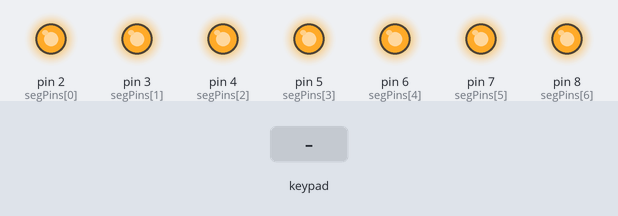
A sketch run on a simulated Arduino Uno, built with avr-gcc and run on an emulated ATmega328P. Parts: output pins drawn as LEDs (lit = HIGH). Dashed ring = blinking. The inputs (shaded band) are chosen by the test bench.

Above: at 1.2 s.
1.3 s: key '*' pressed
At 1.4 s:
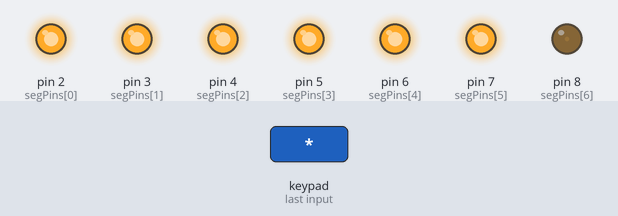
3.0 s: keypad keys 9 1 0 1 1 1 2 pressed 0.4 s apart
At 4.07 s:
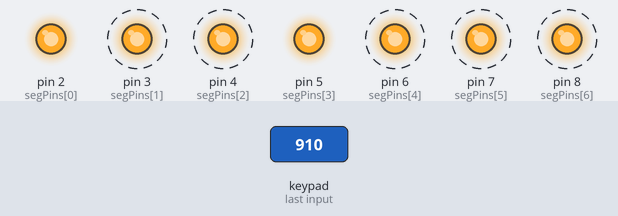
7.3 s: key '3' pressed
At 7.37 s:
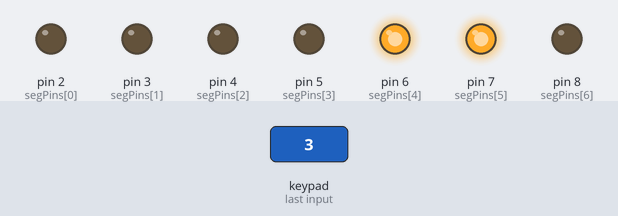
8.9 s: keypad keys 9 1 0 1 1 1 2 A pressed 0.4 s apart
At 8.97 s:
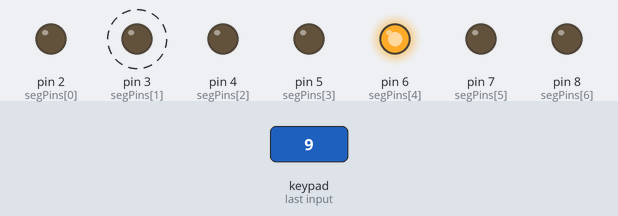
13.6 s: key '4' pressed
At 13.68 s:
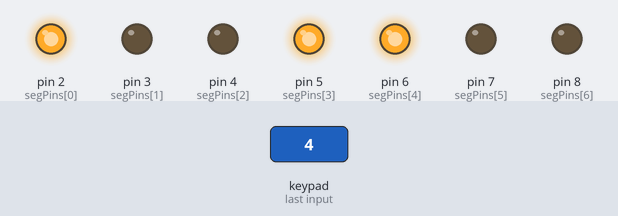
15.2 s: keypad keys 9 1 0 1 1 1 2 D pressed 0.4 s apart
At 15.67 s:
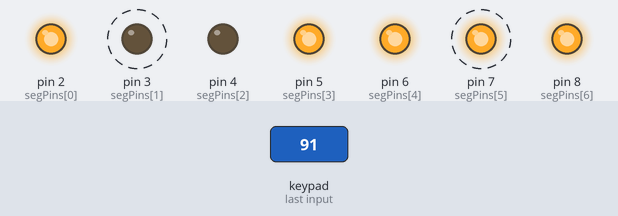
Timing chart, 0 to 19.7 s (numbered marks = the images above; inputs shaded):
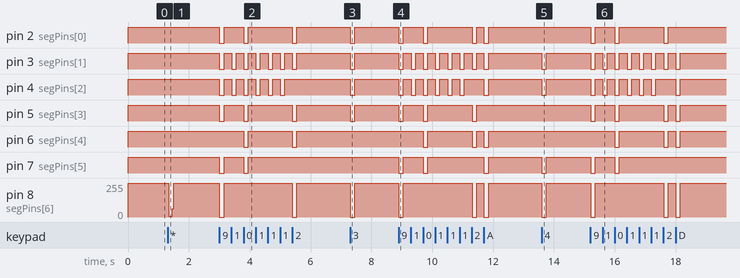

The sketch:

task2.ino
```cpp
#include <Keypad.h>

// --- Keypad Pins ---
const byte ROWS = 4;
const byte COLS = 4;
char keys[ROWS][COLS] = {
  {'1','2','3','A'},
  {'4','5','6','B'},
  {'7','8','9','C'},
  {'*','0','#','D'}
};

// Wiring based on our new map
byte rowPins[ROWS] = {9, 10, 11, 12};
byte colPins[COLS] = {13, A0, A1, A2};

Keypad keypad = Keypad(makeKeymap(keys), rowPins, colPins, ROWS, COLS);

// --- 7-Segment Pins (2 to 8) ---
// Pin 2=a, 3=b, 4=c, 5=d, 6=e, 7=f, 8=g
const int segPins[] = {2, 3, 4, 5, 6, 7, 8};

// Common Anode Bitmask (0 = ON, 1 = OFF)
byte segmentMap[] = {
  0b11000000, // 0
  0b11111001, // 1
  0b10100100, // 2
  0b10110000, // 3
  0b10011001, // 4
  0b10010010, // 5
  0b10000010, // 6
  0b11111000, // 7
  0b10000000, // 8
  0b10010000, // 9
  0b10001000, // A
  0b10000011, // B
  0b11000110, // C
  0b10100001  // D
};

unsigned long lastSwitchTime = 0;
int currentIdx = 0;

void setup() {
  for (int i = 0; i < 7; i++) {
    pinMode(segPins[i], OUTPUT);
    digitalWrite(segPins[i], HIGH); // Start with display OFF
  }
}

void loop() {
  keypad.getKeys(); // Update the status of all keys

  String active = "";
  // Check which keys are currently being held
  for (int i=0; i<LIST_MAX; i++) {
    if (keypad.key[i].kstate == PRESSED || keypad.key[i].kstate == HOLD) {
      active += keypad.key[i].kchar;
    }
  }

  if (active.length() > 0) {
    // If more than one key, swap every 500ms
    if (millis() - lastSwitchTime >= 500) {
      lastSwitchTime = millis();
      currentIdx = (currentIdx + 1) % active.length();
    }
    displayChar(active[currentIdx]);
  } else {
    clearDisplay();
  }
}

void displayChar(char c) {
  int val = -1;
  if (c >= '0' && c <= '9') val = c - '0';
  else if (c >= 'A' && c <= 'D') val = 10 + (c - 'A');

  if (val != -1) {
    for (int i = 0; i < 7; i++) {
      digitalWrite(segPins[i], bitRead(segmentMap[val], i));
    }
  } else {
    // Show a middle dash for '*' or '#'
    clearDisplay();
    digitalWrite(8, LOW); // Pin 8 is Segment G
  }
}

void clearDisplay() {
  for (int i = 0; i < 7; i++) {
    digitalWrite(segPins[i], HIGH);
  }
}
```

Measured:
- after the input at 1.3 s, pin 8 (segPins[6]): 255/255 → 7/255 at once, → 255/255 0.12 s later
- after the input at 3.0 s, pin 2 (segPins[0]): goes LOW 0.15 s, HIGH 0.64 s, LOW 0.15 s, HIGH 1.5 s, LOW 0.15 s, then HIGH, starting at once; pin 3 (segPins[1]): alternates HIGH for 0.25 s and LOW for 0.15 s, 14 changes in all, then stays HIGH, starting at once
- after the input at 7.3 s, pin 2 (segPins[0]), pin 3 (segPins[1]), pin 4 (segPins[2]), pin 5 (segPins[3]): HIGH → LOW at once, → HIGH 0.15 s later; pin 8 (segPins[6]): 255/255 → 0/255 at once, → 255/255 0.15 s later
- after the input at 8.9 s, pin 2 (segPins[0]): HIGH → LOW at once, → HIGH 0.15 s later, → LOW 0.65 s later, → HIGH 0.15 s later, … (8 changes in this stretch); pin 3 (segPins[1]): alternates HIGH for 0.25 s and LOW for 0.15 s, 16 changes in all, then stays HIGH, starting at once
- after the input at 13.6 s, pin 3 (segPins[1]), pin 4 (segPins[2]), pin 7 (segPins[5]): HIGH → LOW at once, → HIGH 0.15 s later; pin 8 (segPins[6]): 255/255 → 0/255 at once, → 255/255 0.15 s later
- after the input at 15.2 s, pin 2 (segPins[0]): goes LOW 0.15 s, HIGH 0.65 s, LOW 0.15 s, HIGH 1.4 s, LOW 0.15 s, then HIGH, starting at once; pin 3 (segPins[1]): alternates HIGH for 0.25 s and LOW for 0.15 s, 16 changes in all, then stays HIGH, starting at once
